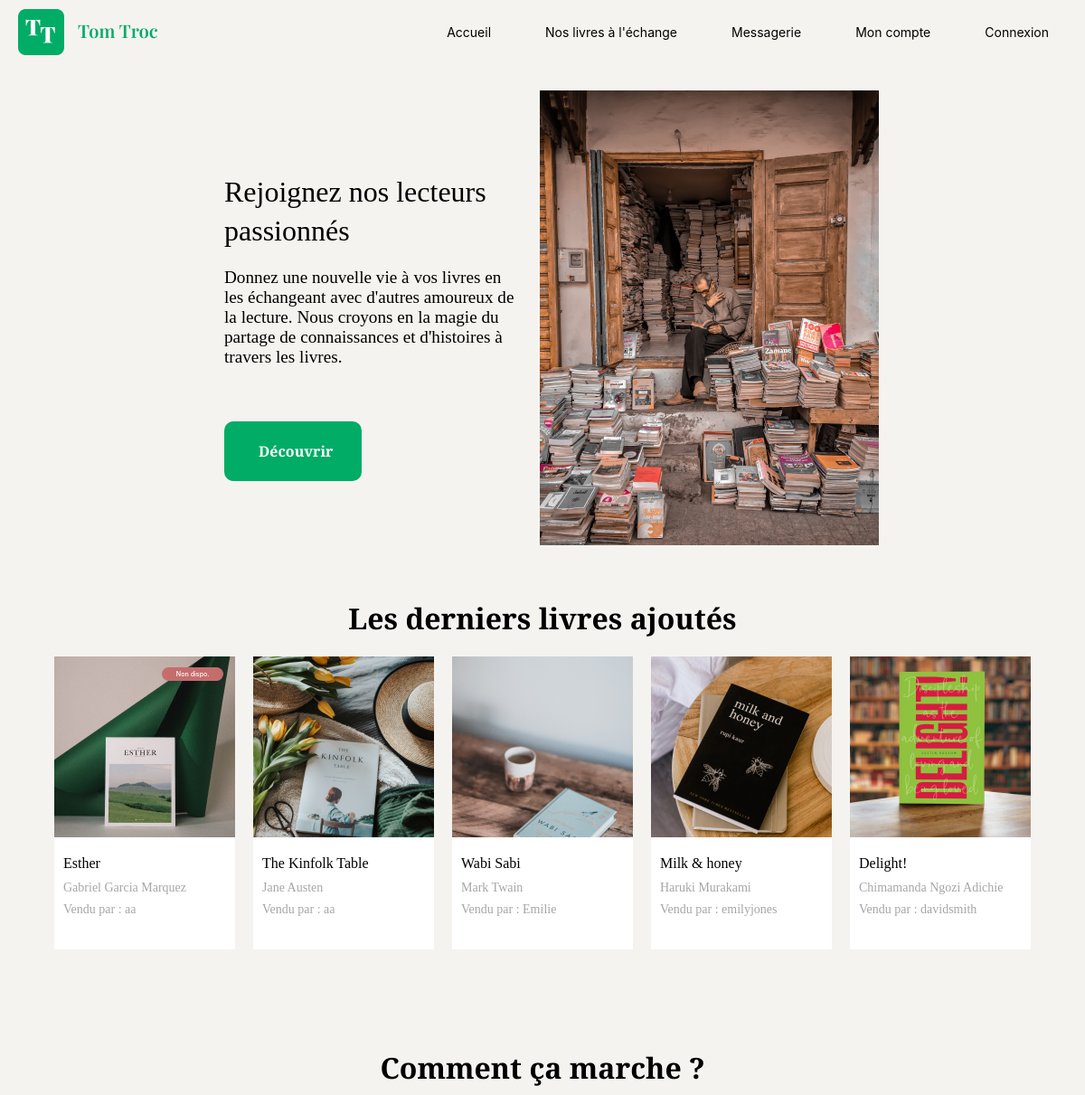
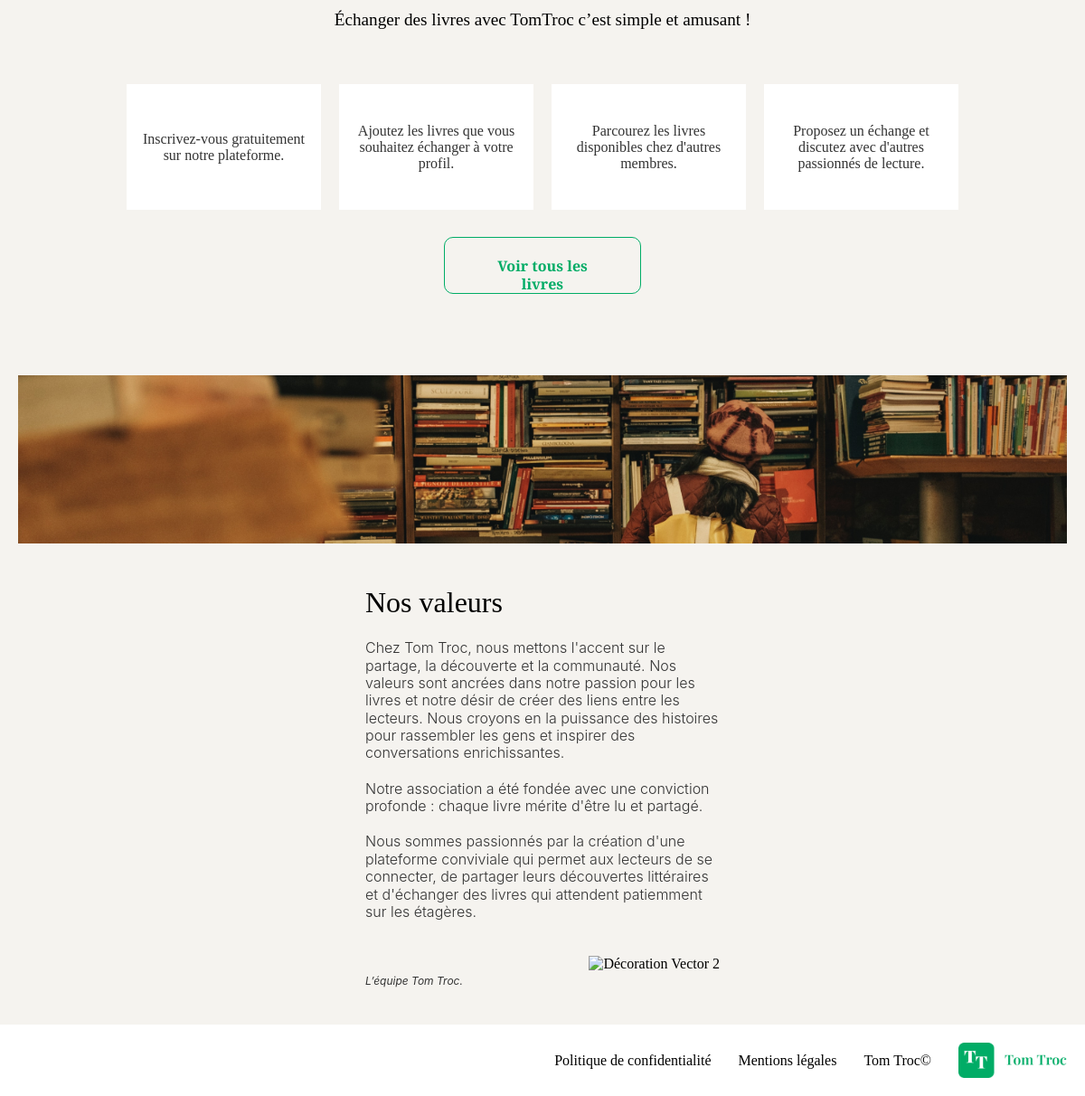
The page / on the database its author committed (2 pictures, top to bottom).
### tables this page shows
CREATE TABLE IF NOT EXISTS `book` (
  `id` int NOT NULL AUTO_INCREMENT,
  `title` varchar(255) NOT NULL,
  `author` varchar(255) NOT NULL,
  `img` varchar(255) NOT NULL,
  `description` text NOT NULL,
  `createdAt` timestamp NOT NULL DEFAULT CURRENT_TIMESTAMP,
  `updatedAt` timestamp NULL DEFAULT CURRENT_TIMESTAMP,
  `available` tinyint(1) NOT NULL,
  `user_id` int DEFAULT NULL,
  PRIMARY KEY (`id`),
  KEY `fk_user` (`user_id`)
);

CREATE TABLE IF NOT EXISTS `user` (
  `id` int NOT NULL AUTO_INCREMENT,
  `username` varchar(100) NOT NULL,
  `email` varchar(100) NOT NULL,
  `password` varchar(255) NOT NULL,
  `profilePicture` varchar(255) NOT NULL,
  `role` enum('user','admin','moderator') DEFAULT 'user',
  `is_active` tinyint(1) DEFAULT '1',
  `created_at` datetime DEFAULT CURRENT_TIMESTAMP,
  `updated_at` datetime DEFAULT CURRENT_TIMESTAMP ON UPDATE CURRENT_TIMESTAMP,
  PRIMARY KEY (`id`)
);

### views/View.php (called while the page is built, shortened)
<?php
class View
{
    public function render(string $viewName, array $params = []): void
    {
        $viewPath = $this->buildViewPath($viewName);
        $description = $this->_renderViewFromTemplate($viewPath, $params);
    }
    private function _renderViewFromTemplate(string $viewPath, array $params = []): string
    {
        if (file_exists($viewPath)) {
            extract($params);
            require($viewPath);
            return ob_get_clean();
        } else {
            throw new Exception("La vue '$viewPath' est introuvable.");
        }
    }
    private function buildViewPath(string $viewName): string
    {
        return TEMPLATE_VIEW_PATH . $viewName . '.php';
    }
}

### controllers/BookController.php (called while the page is built, shortened)
<?php
class BookController
{
    public function showHome(): void
    {
        $bookManager = new BookManager();
        $books = $bookManager->getBooks();
        $view = new View("Accueil");
        $view->render("home", ['books' => $books]);
    }
}

### index.php (called while the page is built, shortened)
<?php
$action = Utils::request('action', 'home');
try {
    $bookController = new BookController();
    switch ($action) {
        case 'home':
            $bookController->showHome();
            break;
    }
} catch (Exception $e) {
    error_log("Exception capturée : " . $e->getMessage());
    $errorView = new View('Erreur');
    $errorView->render('errorPage', ['errorMessage' => $e->getMessage()]);
}

### models/DBmanager.php (called while the page is built, shortened)
<?php
class DBManager
{
    private static $instance;
    private $db;
    private function __construct()
    {
        $this->db = new PDO('mysql:host=' . DB_HOST . ';dbname=' . DB_NAME . ';charset=utf8', DB_USER, DB_PASS);
        $this->db->setAttribute(PDO::ATTR_ERRMODE, PDO::ERRMODE_EXCEPTION);
        $this->db->setAttribute(PDO::ATTR_DEFAULT_FETCH_MODE, PDO::FETCH_ASSOC);
    }
    public static function getInstance() : DBManager
    {
        if (!self::$instance) {
            self::$instance = new DBManager();
        }
        return self::$instance;
    }
    public function query(string $sql, ?array $params = null) : PDOStatement
    {
        if ($params == null) {
            $query = $this->db->query($sql);
        } else {
            $query = $this->db->prepare($sql);
            $query->execute($params);
        }
        return $query;
    }
}

### models/BookManager.php (called while the page is built, shortened)
<?php
class bookManager extends AbstractEntityManager
{
    public function getBooks(array $criteria = [], array $orders = [], int $limit = 0): array
    {
        $sql = "SELECT * FROM book";
        $params = [];
        $result = $this->db->query($sql, $params);
        $books = [];
        while ($book = $result->fetch()) {
            $books[] = new Book($book);
        }
        return $books;
    }
}

### models/AbstractEntity.php (called while the page is built, shortened)
<?php
abstract class AbstractEntity
{
    protected function hydrate(array $data) : void
    {
        foreach ($data as $key => $value) {
            $method = 'set' . str_replace('_', '', ucwords($key, '_'));
        }
    }
}

### models/Book.php (called while the page is built, shortened)
<?php
class Book extends AbstractEntity
{
    protected int $id;
    private int $userId;
    private ?User $user;
    private string $title = "";
    private string $author = "";
    private ?string $img = null;
    private bool $available = true;
    public function __construct(array $data = [])
    {
        $userManager = new UserManager();
        if ($this->userId) {
            $this->user = $userManager->getUserById($this->userId);
        }
    }
    public function getId(): int
    {
        return $this->id;
    }
    public function setId(int $id): void
    {
        $this->id = $id;
    }
    public function setUserId(int $userId): void
    {
        $this->userId = $userId;
    }
    public function setTitle(string $title): void
    {
        $this->title = $title;
    }
    public function getTitle(): string
    {
        return $this->title;
    }
    public function setAuthor(string $author): void
    {
        $this->author = $author;
    }
    public function getAuthor(): string
    {
        return $this->author;
    }
    public function setImg(?string $img): void
    {
        $this->img = $img;
    }
    public function getImg(): ?string
    {
        return $this->img;
    }
    public function setAvailable(bool $available): void
    {
        $this->available = $available;
    }
    public function isAvailable(): bool
    {
        return $this->available;
    }
    public function setCreatedAt(string|DateTime $createdAt, string $format = 'Y-m-d H:i:s'): void
    {
        if (is_string($createdAt)) {
            $createdAt = DateTime::createFromFormat($format, $createdAt);
        }
    }
    public function getUser(): ?User
    {
        return $this->user;
    }
}

### models/UserManager.php (called while the page is built, shortened)
<?php
class UserManager extends AbstractEntityManager
{
    public function getUserById(int $id): ?User
    {
        try {
            $sql = "SELECT * FROM user WHERE id = :id";
            $result = $this->db->query($sql, [":id" => $id]);
            $user = $result->fetch();
            if ($user) {
                return new User($user);
            } else {
                return null;
            }
        } catch (PDOException $e) {
            throw new Exception("Erreur lors de la recherche de l'utilisateur : " . $e->getMessage());
        }
    }
}

### models/User.php (called while the page is built, shortened)
<?php
class User extends AbstractEntity
{
    private string $username;
    public function getUsername(): string
    {
        return $this->username;
    }
    public function setUsername(string $username): void
    {
        $this->username = $username;
    }
}

### views/templates/include/book-card.php (the view)
<div class="book-card" data-book-id="<?= htmlspecialchars($book->getId()) ?>" data-title="<?= htmlspecialchars($book->getTitle()) ?>" data-author="<?= htmlspecialchars($book->getAuthor()) ?>">
    <div class="image-container">
        <a href="index.php?action=book-detail&id=<?= htmlspecialchars($book->getId()) ?>">
            <?php
            $imgSrc = $book->getImg() ?? '';
            if (!empty($imgSrc) && file_exists($_SERVER['DOCUMENT_ROOT'] . '/' . $imgSrc)) {
            ?>
                <img src="<?= htmlspecialchars($imgSrc) ?>" alt="Image de <?= htmlspecialchars($book->getTitle()) ?>">
            <?php } else { ?>
                <p>Image non disponible</p>
            <?php } ?>
        </a>
        <?php if (!$book->isAvailable()) { ?>
            <div class="availability-badge">Non dispo.</div>
        <?php } ?>
    </div>
    <div class="text-book-card">
        <h3><?= htmlspecialchars($book->getTitle()) ?? 'Titre non disponible' ?></h3>
        <p class="author"><?= htmlspecialchars($book->getAuthor()) ?? 'Auteur non disponible' ?></p>
        <?php
        if ($book->getUser()) { ?>
            <p class="seller">Vendu par : <?= $book->getUser()->getUsername(); ?></p>
        <?php } else { ?>
            <p class="seller">Vendeur inconnu</p>
        <?php } ?>
    </div>
</div>

### views/templates/home.php
<section class="intro-container">
    <img src="../../assets/img/hero.png" alt="Hero image">
    <div class="intro-wrapper">
        <h2 class="title">Rejoignez nos lecteurs passionnés</h2>
        <p class="intro-text">
            Donnez une nouvelle vie à vos livres en les échangeant avec d'autres amoureux de la lecture. Nous croyons en la magie du partage de connaissances et d'histoires à travers les livres.
        </p>
        <a href="index.php?action=books" class="btn">Découvrir</a>
    </div>
</section>
<section class="book-list">
    <h2 class="section-title">Les derniers livres ajoutés</h2>
    <div class="books">
        <?php if (!empty($books)) { ?>
            <?php foreach ($books as $book) { ?>
                <?php include 'include/book-card.php'; ?>
            <?php } ?>
        <?php } else { ?>
            <p>Aucun livre disponible pour le moment.</p>
        <?php } ?>
    </div>
</section>
<section class="how-it-works">
    <h2 class="section-title">Comment ça marche ?</h2>
    <p class="intro-text">
        Échanger des livres avec TomTroc c’est simple et amusant !
    </p>
    <div class="steps-wrapper">
        <div class="step-box">
            <p>Inscrivez-vous gratuitement sur notre plateforme.</p>
        </div>
        <div class="step-box">
            <p>Ajoutez les livres que vous souhaitez échanger à votre profil.</p>
        </div>
        <div class="step-box">
            <p>Parcourez les livres disponibles chez d'autres membres.</p>
        </div>
        <div class="step-box">
            <p>Proposez un échange et discutez avec d'autres passionnés de lecture.</p>
        </div>
    </div>
    <button class="btn view-all-books">Voir tous les livres</button>
</section>
<section class="values-section">
    <div class="banner-image">
        <img src="../../assets/img/banner.png" alt="Bandeau Tom Troc">
    </div>
    <div class="values-content">
        <h2 class="values-title">Nos valeurs</h2>
        <p class="values-paragraph">
            Chez Tom Troc, nous mettons l'accent sur le partage, la découverte et la communauté. Nos valeurs sont ancrées dans notre passion pour les livres et notre désir de créer des liens entre les lecteurs. Nous croyons en la puissance des histoires pour rassembler les gens et inspirer des conversations enrichissantes.
        <p class="values-paragraph">
            Notre association a été fondée avec une conviction profonde : chaque livre mérite d'être lu et partagé.
        </p>
        <p class="values-paragraph">
            Nous sommes passionnés par la création d'une plateforme conviviale qui permet aux lecteurs de se connecter, de partager leurs découvertes littéraires et d'échanger des livres qui attendent patiemment sur les étagères.
        </p>
        <div class="values-footer">
            <div class="values-signature">
                L’équipe Tom Troc.
            </div>
            <img class="vector-image" src="/assets/img/Vector 2.svg" alt="Décoration Vector 2">
        </div>
</section>

### assets/css/style.css (style rules this page uses)
* { margin: 0; padding: 0; box-sizing: border-box; }
:root { --backgroundColor: #F5F3EF; --titleColor: #000000; --textColor: #000000; --buttonDefaultColor: #00AC66; --headerColor: #000; --headerPaleColor: #ccc; --hamburgerColor: #A6A6A6; --PaleColor: white; --quoteColor: #aaa; --dateColor: #888; }
body { font-family: 'Playfair Display'; background-color: var(--backgroundColor); }
h2 { margin: 20px 0; font-size: 32px; font-weight: 400; line-height: 42.66px; color: var(--headerColor); }
a { text-decoration: none; color: inherit; }
.intro-container { display: flex; flex-direction: column; justify-content: center; align-content: center; margin: 20px 0; }
.btn { width: 335px; padding: 22px 38px; border-radius: 10px; background-color: var(--buttonDefaultColor); font-family: 'Playfair Display', serif; font-size: 16px; font-weight: 600; text-align: center; color: white; border: none; cursor: pointer; transition: opacity 0.3s; margin: 20px auto; }
.book-list { background-color: var(--backgroundColor); padding: 40px 20px; }
.section-title { text-align: center; font-size: 36px; font-weight: 700; margin-bottom: 40px; color: var(--headerColor); }
.books { display: flex; flex-wrap: wrap; gap: 20px; justify-content: center; }
.book-card { width: 200px; height: 324px; background-color: var(--PaleColor); overflow: hidden; display: flex; flex-direction: column; transition: transform 0.3s ease; position: relative; }
.text-book-card { margin: 10px; }
.book-card h3 { font-size: 16px; font-weight: 400; margin-bottom: 10px; color: var(--headerColor); }
.book-card img { width: 100%; height: 150px; object-fit: cover; margin-bottom: 10px; }
.book-card p { font-weight: 400; font-size: 14px; color: #A6A6A6; margin-bottom: 8px; }
.image-container { position: relative; width: 100%; height: auto; }
.image-container img { width: 100%; height: auto; display: block; }
.availability-badge { position: absolute; top: 12.7px; left: 119px; padding: 3.96px; border-radius: 23.67px; background: #C56D6D; color: #fff; opacity: 1; width: 68.3px; height: 14.92px; font-family: 'Inter', sans-serif; font-size: 7.1px; font-weight: 500; line-height: 8.59px; text-align: center; }
.image-container .availability-badge { display: block; }
.how-it-works { text-align: center; margin: 50px 0; }
.section-title { font-size: 2em; margin-bottom: 20px; }
.intro-text { font-size: 1.2em; margin-bottom: 30px; }
.steps-wrapper { display: flex; justify-content: center; gap: 20px; flex-wrap: wrap; }
.step-box { width: 215px; height: 139px; background-color: #ffffff; display: flex; align-items: center; justify-content: center; padding: 10px; text-align: center; font-size: 1em; color: #333; }
.btn.view-all-books { width: 218px; height: 63px; padding: 22px 38px; border-radius: 10px; border: 1px solid var(--buttonDefaultColor); background-color: #F5F3EF; opacity: 1; color: var(--buttonDefaultColor); font-size: 1em; text-align: center; cursor: pointer; display: inline-block; margin-top: 30px; gap: 10px; transition: background-color 0.3s ease; font-size: 16px; font-weight: 600; line-height: 19.36px; text-align: center; }
.values-section { padding: 40px 20px; background-color: #F5F3EF; position: relative; }
.banner-image img { width: 100%; height: auto; margin-bottom: 20px; }
.values-content { max-width: 392px; margin: 0 auto; position: relative; }
.values-title { font-family: 'Playfair Display', serif; font-size: 32px; font-weight: 400; line-height: 42.66px; margin-bottom: 20px; }
.values-paragraph { font-family: 'Inter', sans-serif; font-size: 16px; font-weight: 300; line-height: 19.36px; margin-bottom: 20px; color: #333; }
.values-signature { font-family: 'Inter', sans-serif; font-size: 12px; font-style: italic; font-weight: 400; line-height: 14.52px; margin-top: 40px; color: #333; }
.values-footer { display: flex; justify-content: space-between; align-items: center; margin-top: 20px; }
@media (min-width: 768px) { .btn { width: 152px; margin: 0; } }
@media (min-width: 768px) { .intro-container { display: flex; flex-direction: row-reverse; margin: auto 0; } }
@media (min-width: 768px) { .intro-wrapper { max-width: 329px; display: flex; flex-direction: column; justify-content: center; margin: 0 20px; } }
@media (min-width: 768px) { .intro-text { padding-bottom: 30px; } }

### rows shown on the page
book: img+title (picture), available "Non dispo.", title "Esther", author "Gabriel Garcia Marquez", user.username "aa"
book: img+title (picture), title "The Kinfolk Table", author "Jane Austen", user.username "aa"
book: img+title (picture), title "Wabi Sabi", author "Mark Twain", user.username "Emilie"
book: img+title (picture), title "Milk & honey", author "Haruki Murakami", user.username "emilyjones"
book: img+title (picture), title "Delight!", author "Chimamanda Ngozi Adichie", user.username "davidsmith"
